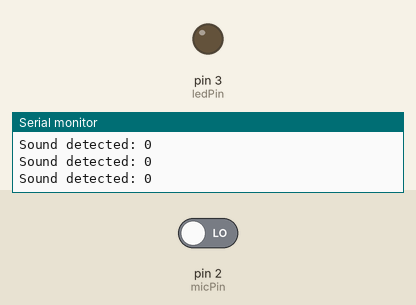
Bench run of a sketch on a simulated Arduino Uno, built with avr-gcc and run on an emulated ATmega328P. Parts: output pins drawn as LEDs (lit = HIGH), the last lines printed to the serial monitor. Inputs (shaded band) come from the test bench; at power-on: pin 2 (micPin) LOW.

Above: at 1.2 s.
1.3 s: pin 2 (micPin) driven HIGH
At 4.1 s:
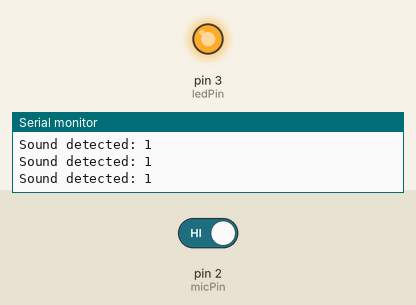
4.3 s: pin 2 (micPin) driven LOW
At 4.9 s:
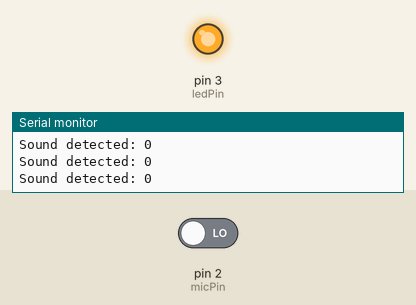
Timing chart, 0 to 7.3 s (numbered marks = the images above; inputs shaded):
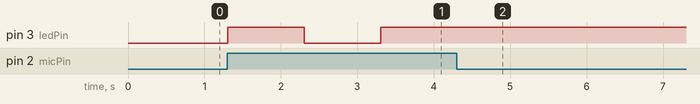

Measured:
- after the input at 1.3 s, pin 3 (ledPin): LOW → HIGH at once, → LOW 1.0 s later, → HIGH 1.0 s later
- after the input at 4.3 s, pin 3 (ledPin): stops changing and stays HIGH

The sketch:

code_for_sound_activated_light.ino
```cpp
const int micPin = 2;     // DO from mic
const int ledPin = 3;     // LED pin
bool ledState = false;    // Current LED state

void setup() {
  pinMode(micPin, INPUT);
  pinMode(ledPin, OUTPUT);
  Serial.begin(9600);
}

void loop() {
  int soundState = digitalRead(micPin);
  Serial.print("Sound detected: ");
  Serial.println(soundState);

  if (soundState == HIGH) {
    // Toggle LED
    ledState = !ledState;
    digitalWrite(ledPin, ledState ? HIGH : LOW);
    delay(1000);  // Debounce delay to prevent multiple toggles
  } else {
    delay(100);  // Check again after short time
  }
}
```
